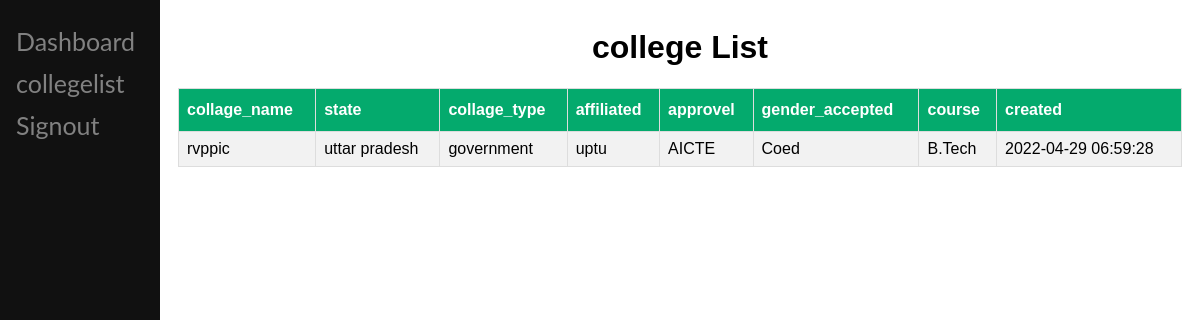
Page /collegelist.php on the earlier database version.
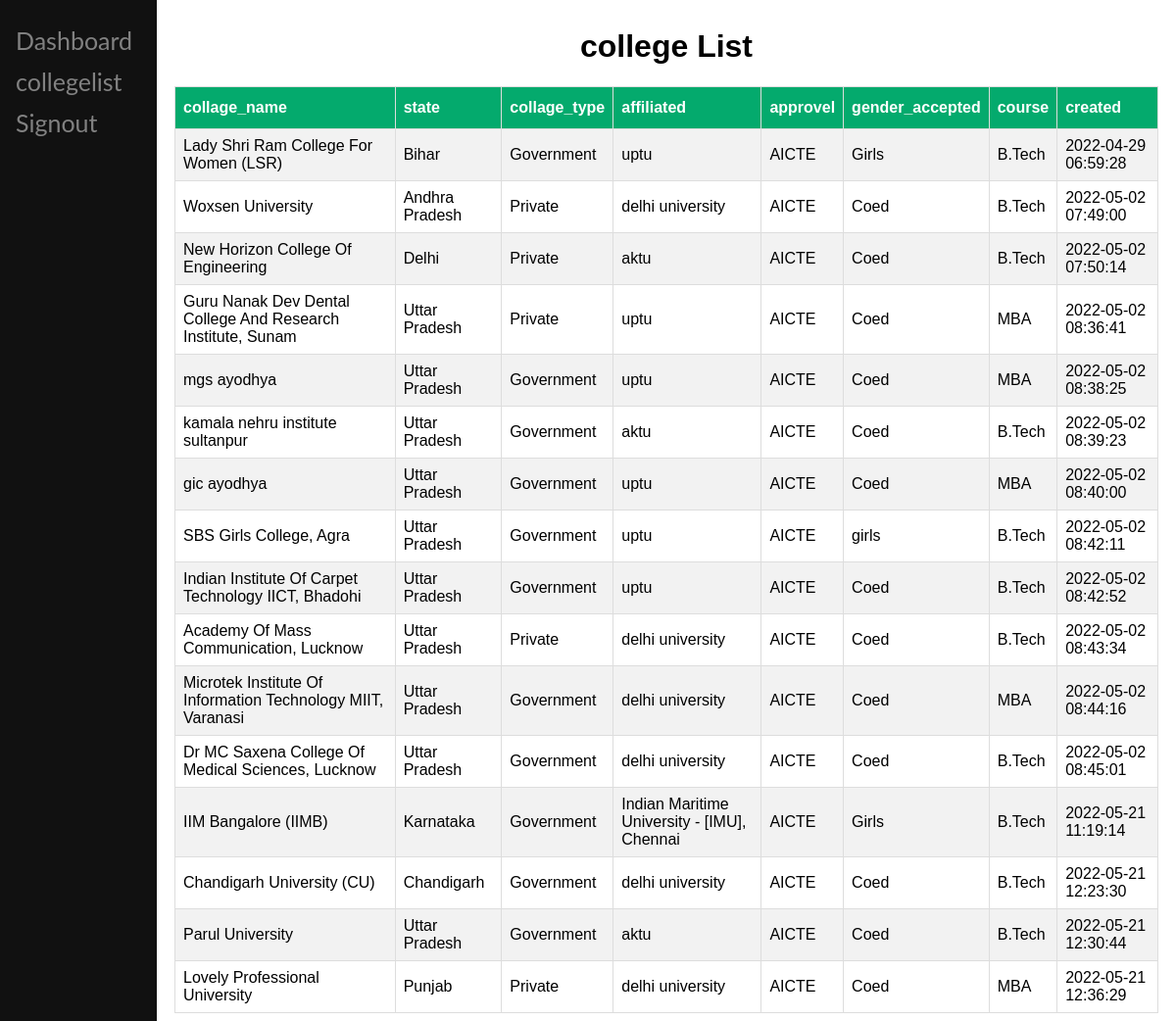
Same page on the later database version.
### tables this page shows
CREATE TABLE `college` (
  `id` int(11) NOT NULL,
  `collage_name` varchar(255) NOT NULL,
  `state_id` int(11) NOT NULL,
  `collage_type_id` int(11) NOT NULL,
  `affiliated_id` int(11) NOT NULL,
  `approvel_id` int(11) NOT NULL,
  `gender` varchar(10) NOT NULL,
  `course_id` int(255) NOT NULL,
  `logo` longblob NOT NULL,
  `created` datetime NOT NULL,
  `updated` datetime NOT NULL,
  `city_id` int(11) NOT NULL,
  `rank` int(11) NOT NULL,
  `bruchre` longblob NOT NULL
);

CREATE TABLE `State` (
  `id` int(11) NOT NULL,
  `state_name` varchar(255) NOT NULL,
  `country_id` int(11) NOT NULL
);

CREATE TABLE `Collage_type` (
  `id` int(11) NOT NULL,
  `type` varchar(20) NOT NULL,
  `created` datetime NOT NULL
);

CREATE TABLE `affiliation` (
  `id` int(11) NOT NULL,
  `affiliation_name` varchar(255) NOT NULL,
  `created` datetime NOT NULL
);

CREATE TABLE `Approval` (
  `id` int(11) NOT NULL,
  `approval_name` varchar(255) NOT NULL,
  `created` datetime NOT NULL
);

CREATE TABLE `Courses` (
  `id` int(11) NOT NULL,
  `course_name` varchar(100) NOT NULL,
  `specilization_id` int(11) NOT NULL,
  `course_duration` varchar(20) NOT NULL,
  `course_fees` double NOT NULL,
  `sub_stream_id` int(11) NOT NULL,
  `created` datetime NOT NULL
);

### functions.php (called while the page is built, shortened)
<?php
function collegelist(){
    $db=$GLOBALS['db'];
    $query="SELECT c.*,af.affiliation_name,ap.approval_name	,co.course_name,s.state_name,ct.type FROM college c join affiliation af on af.id=c.affiliated_id
  join   Approval ap on ap.id= c.approvel_id
  join   Courses co on co.id= c.course_id
  join State s on s.id=c.state_id
  join   Collage_type ct on ct.id=c.collage_type_id order by c.id";
    $runQuery=mysqli_query($db,$query);
     return $runQuery;
}
  ?>

### collegelist.php (the view, shortened to what this page needs)
<?php
require_once('functions.php');
$result=collegelist();
?>
<html>
<head>
</head>
<body>
<div class="sidenav">
  <a href="admin_dashboard.php">Dashboard</a>
  <a href="collegelist.php">collegelist</a>
  <a href="functions.php?adminlogout">Signout</a>
</div>
<div class="main">
<table id="customers">
<caption><h1>college List</h1></caption>
<tr>
<th>collage_name </th>
<th>state </th>
<th>collage_type </th>
<th>affiliated </th>
<th>approvel </th>
<th>gender_accepted </th>
<th>course </th>
<th>created </th>
</tr>
<?php
 while($row =mysqli_fetch_array($result,MYSQLI_ASSOC))
  {
  echo "<tr>";
  echo "<td>" . $row['collage_name'] . "</td>";
  echo "<td>" . $row['state_name'] . "</td>";
  echo "<td>" . $row['type'] . "</td>";
  echo "<td>" . $row['affiliation_name'] . "</td>";
  echo "<td>" . $row['approval_name'] . "</td>";
  echo "<td>" . $row['gender'] . "</td>";
  echo "<td>" . $row['course_name'] . "</td>";
  echo "<td>" . $row['created'] . "</td>";
  echo "</tr>";
  }
?>
</table>
</div>
</body>
</html>

Differences in the rows shown:
changed college: collage_name "rvppic" → "Lady Shri Ram College For Women (LSR)"; state.state_name "uttar pradesh" → "Bihar"; collage_type.type "government" → "Government"; gender "Coed" → "Girls"
added college: collage_name "Woxsen University", state.state_name "Andhra Pradesh", collage_type.type "Private", affiliation.affiliation_name "delhi university", approval.approval_name "AICTE", gender "Coed", course.course_name "B.Tech", created "2022-05-02 07:49:00"
added college: collage_name "New Horizon College Of Engineering", state.state_name "Delhi", collage_type.type "Private", affiliation.affiliation_name "aktu", approval.approval_name "AICTE", gender "Coed", course.course_name "B.Tech", created "2022-05-02 07:50:14"
added college: collage_name "Guru Nanak Dev Dental College And Research Institute, Sunam", state.state_name "Uttar Pradesh", collage_type.type "Private", affiliation.affiliation_name "uptu", approval.approval_name "AICTE", gender "Coed", course.course_name "MBA", created "2022-05-02 08:36:41"
added college: collage_name "mgs ayodhya", state.state_name "Uttar Pradesh", collage_type.type "Government", affiliation.affiliation_name "uptu", approval.approval_name "AICTE", gender "Coed", course.course_name "MBA", created "2022-05-02 08:38:25"
added college: collage_name "kamala nehru institute sultanpur", state.state_name "Uttar Pradesh", collage_type.type "Government", affiliation.affiliation_name "aktu", approval.approval_name "AICTE", gender "Coed", course.course_name "B.Tech", created "2022-05-02 08:39:23"
added college: collage_name "gic ayodhya", state.state_name "Uttar Pradesh", collage_type.type "Government", affiliation.affiliation_name "uptu", approval.approval_name "AICTE", gender "Coed", course.course_name "MBA", created "2022-05-02 08:40:00"
added college: collage_name "SBS Girls College, Agra", state.state_name "Uttar Pradesh", collage_type.type "Government", affiliation.affiliation_name "uptu", approval.approval_name "AICTE", gender "girls", course.course_name "B.Tech", created "2022-05-02 08:42:11"
added college: collage_name "Indian Institute Of Carpet Technology IICT, Bhadohi", state.state_name "Uttar Pradesh", collage_type.type "Government", affiliation.affiliation_name "uptu", approval.approval_name "AICTE", gender "Coed", course.course_name "B.Tech", created "2022-05-02 08:42:52"
added college: collage_name "Academy Of Mass Communication, Lucknow", state.state_name "Uttar Pradesh", collage_type.type "Private", affiliation.affiliation_name "delhi university", approval.approval_name "AICTE", gender "Coed", course.course_name "B.Tech", created "2022-05-02 08:43:34"
added college: collage_name "Microtek Institute Of Information Technology MIIT, Varanasi", state.state_name "Uttar Pradesh", collage_type.type "Government", affiliation.affiliation_name "delhi university", approval.approval_name "AICTE", gender "Coed", course.course_name "MBA", created "2022-05-02 08:44:16"
added college: collage_name "Dr MC Saxena College Of Medical Sciences, Lucknow", state.state_name "Uttar Pradesh", collage_type.type "Government", affiliation.affiliation_name "delhi university", approval.approval_name "AICTE", gender "Coed", course.course_name "B.Tech", created "2022-05-02 08:45:01"
added college: collage_name "IIM Bangalore (IIMB)", state.state_name "Karnataka", collage_type.type "Government", affiliation.affiliation_name "Indian Maritime University - [IMU], Chennai", approval.approval_name "AICTE", gender "Girls", course.course_name "B.Tech", created "2022-05-21 11:19:14"
added college: collage_name "Chandigarh University (CU)", state.state_name "Chandigarh", collage_type.type "Government", affiliation.affiliation_name "delhi university", approval.approval_name "AICTE", gender "Coed", course.course_name "B.Tech", created "2022-05-21 12:23:30"
added college: collage_name "Parul University", state.state_name "Uttar Pradesh", collage_type.type "Government", affiliation.affiliation_name "aktu", approval.approval_name "AICTE", gender "Coed", course.course_name "B.Tech", created "2022-05-21 12:30:44"
added college: collage_name "Lovely Professional University", state.state_name "Punjab", collage_type.type "Private", affiliation.affiliation_name "delhi university", approval.approval_name "AICTE", gender "Coed", course.course_name "MBA", created "2022-05-21 12:36:29"
